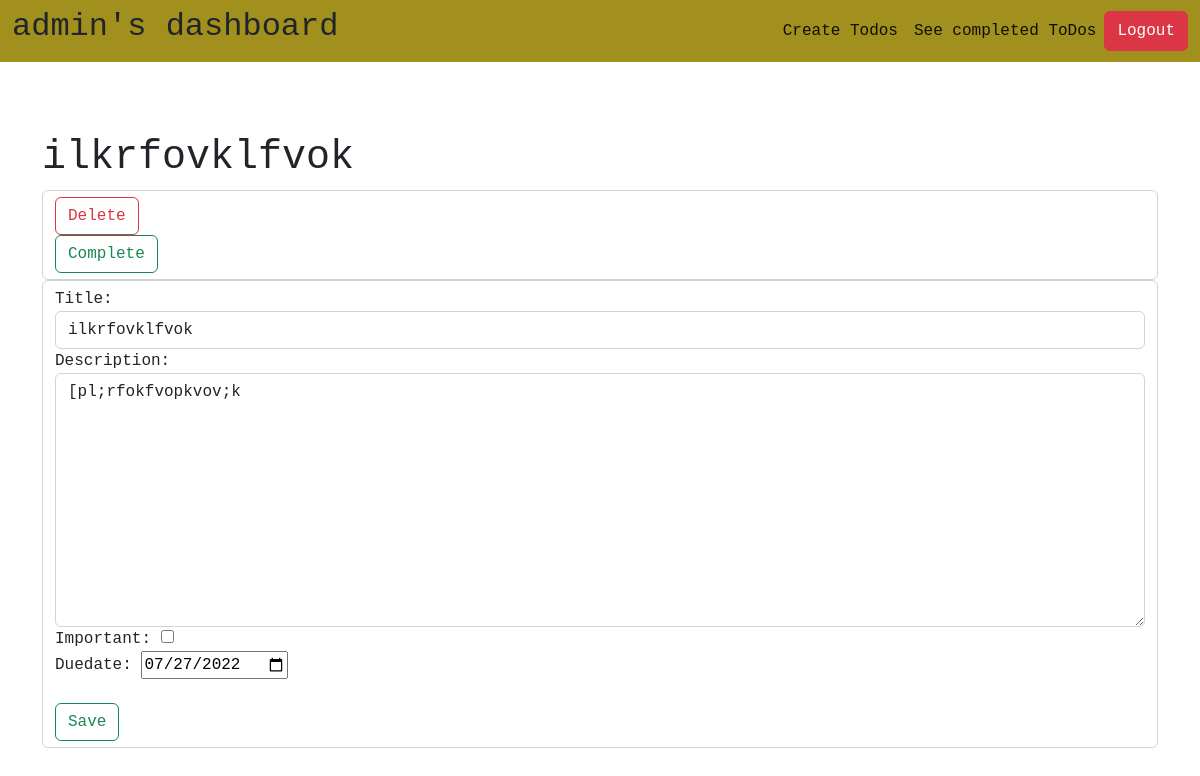
The app's page /todo/7 (signed in) with its own data.
### todo/models.py (models this page shows, shortened)
class ToDo(models.Model):
    title = models.CharField(max_length=100)
    description=models.TextField(blank=True)
    datecreated= models.DateTimeField(auto_now_add=True)
    datecompleted = models.DateTimeField(null=True, blank=True)
    duedate=models.DateField()
    important = models.BooleanField(default=False)
    completed = models.BooleanField(default=False)
    user = models.ForeignKey(User, on_delete=models.CASCADE, default=None)

### todo/views.py (the view, shortened to what this page needs)
# urls.py: path('todo/<int:todo_pk>', views.viewToDo, name='viewToDo'),
def viewToDo(request, todo_pk):
    todo = get_object_or_404(ToDo,pk=todo_pk, user=request.user)
    if request.method == 'GET':
        form = ToDoForm(instance=todo)
        return render(request, 'todo/viewToDo.html', {'todo':todo, 'form':form,})

### todo/forms.py
class ToDoForm(ModelForm):
    class Meta:
        model = ToDo
        fields = ['title', 'description', 'important', 'duedate','completed',]

### todo/templates/todo/viewToDo.html (shortened to what this page needs)
<!DOCTYPE html>
<html lang="en">
<head>
    <link href="https://cdn.jsdelivr.net/npm/bootstrap@5.2.0-beta1/dist/css/bootstrap.min.css" rel="stylesheet"
>
</head>
<body style="font-family: 'IBM Plex Mono', monospace;">
    <nav class="navbar navbar-expand-lg" style="background-color: rgb(161, 143, 30);">
        <div class="container-fluid">
            <h2>{{user.username}}'s dashboard</h2>
            <div class="d-flex" id="navbarScroll">
                <ul class="navbar-nav me-auto my-2 my-lg-0 navbar-nav-scroll" style="--bs-scroll-height: 100px;">
                    <li class="nav-item">
                        <a class="nav-link active" aria-current="page" href="{%url 'createToDos'%}">Create Todos</a>
                    </li>
                    <li class="nav-item">
                        <a class="nav-link active" href="{%url 'completedToDo'%}">See completed ToDos</a>
                    </li>
                </ul>
                <form class="d-flex" action="{% url 'logOutUser'%}" method="post">
                    <button class="btn btn-danger" type="submit">Logout</button>
                </form>
            </div>
        </div>
    </nav>
    <br><br><br>
    <div class="container">
        <h1>{{todo.title}}</h1>
        <div class="form-control">
            <form class="d-flex" action="{% url 'deleteToDo' todo.id %}" method="post">
                <button type="submit" class="btn btn-outline-danger">Delete</button>
            </form>
            <form class="d-flex" action="{% url 'completeToDo' todo.id %}" method="post">
                <button type="submit" class="btn btn-outline-success">Complete</button>
            </form>
        </div>
        <form action="" method="post" class="form-control">
            <label for="id_title">Title:</label>
            <input type="text" name="title" maxlength="100"  value="{{todo.title}}" required id="id_title" class='form-control'>
            <label for="id_description">Description:</label>
            <textarea name="description" cols="40" rows="10" id="id_description" class='form-control'>{{todo.description}}</textarea>
            <label for="id_important">Important:</label>
            <input type="checkbox" name="important" id="id_important" {% if todo.important %}checked{% endif %}> <br>
            <label for="id_duedate">Duedate:</label>
            <input type="date" name="duedate" value="{{todo.duedate|date:'Y-m-d'}}" required id="id_duedate" > <br>
             <br>
            <button type="submit" class="btn btn-outline-success">Save</button>
        </form>
    </div>
</body>
</html>

### records on screen
ToDo: title "ilkrfovklfvok", description "[pl;rfokfvopkvov;k", duedate "07/27/2022"

### other values on screen
{{ user.username }} "admin"
